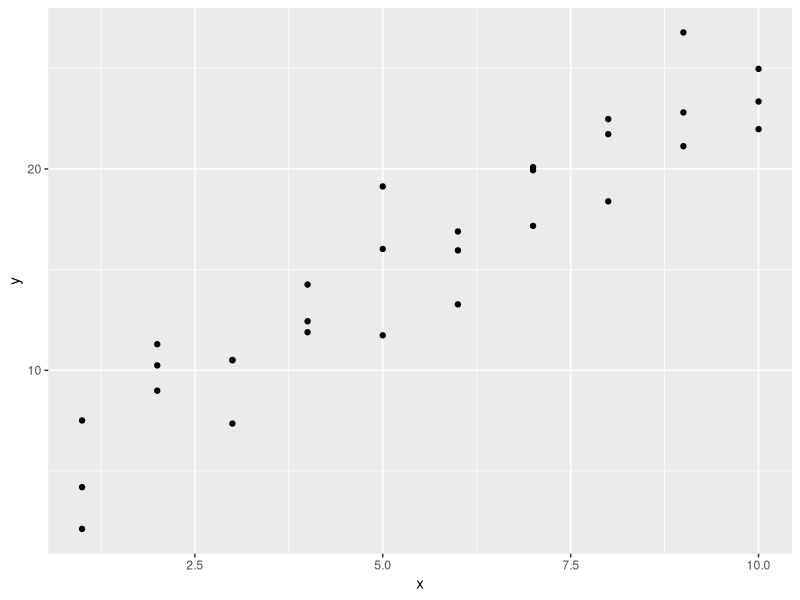
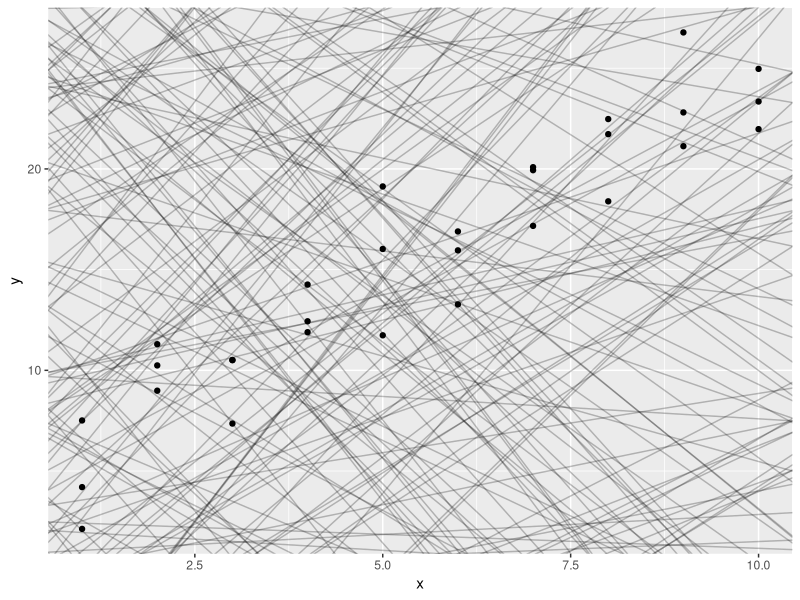
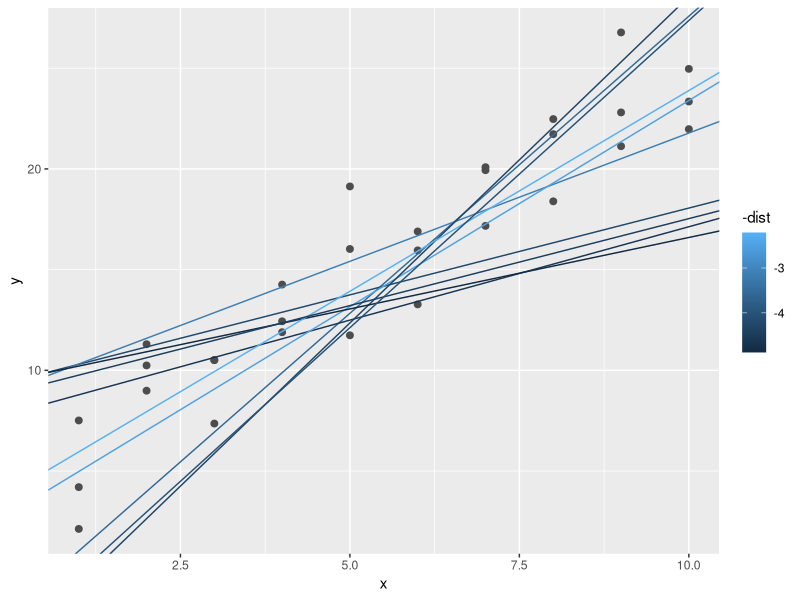
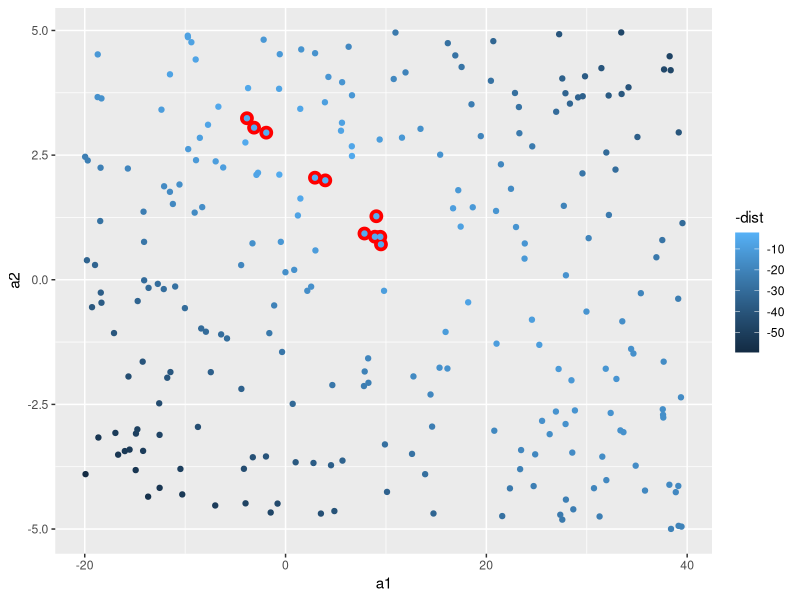
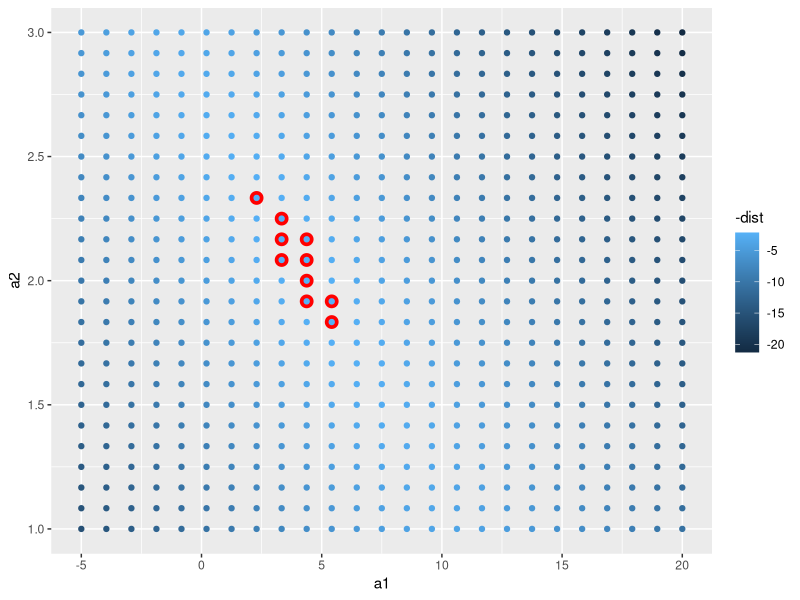
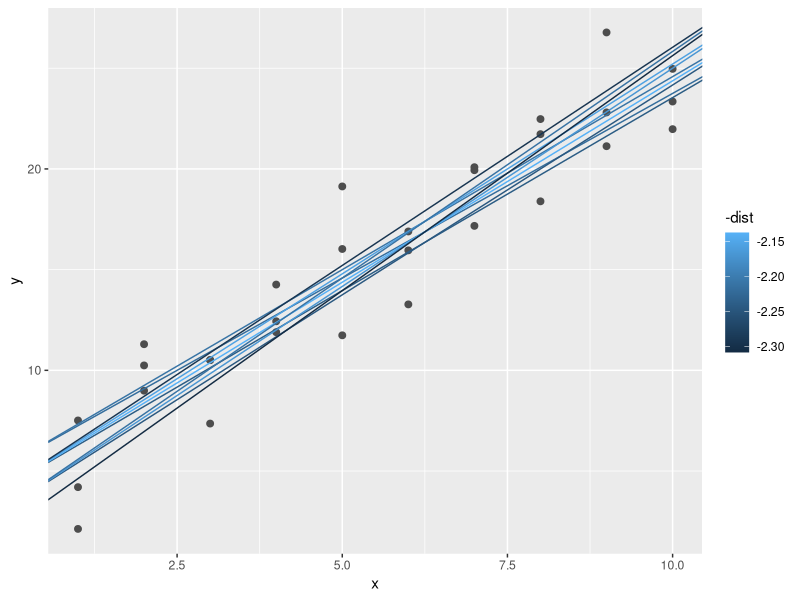
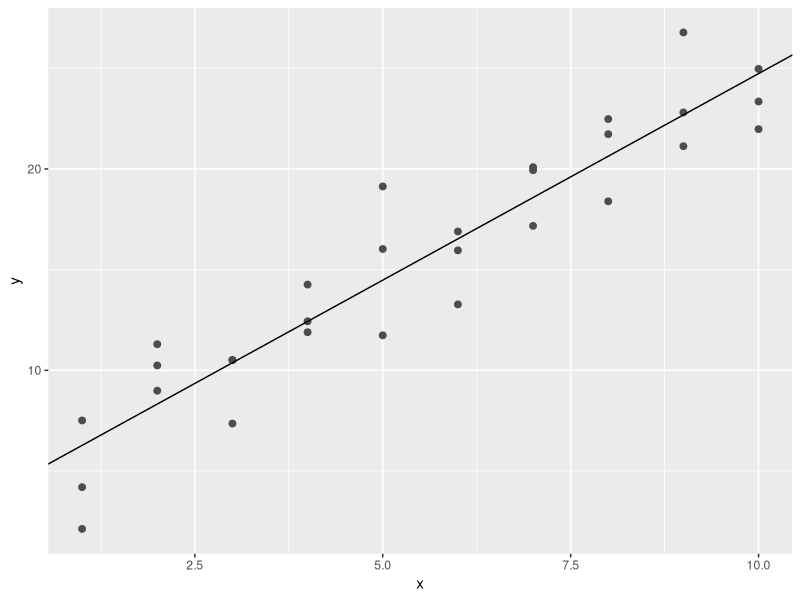
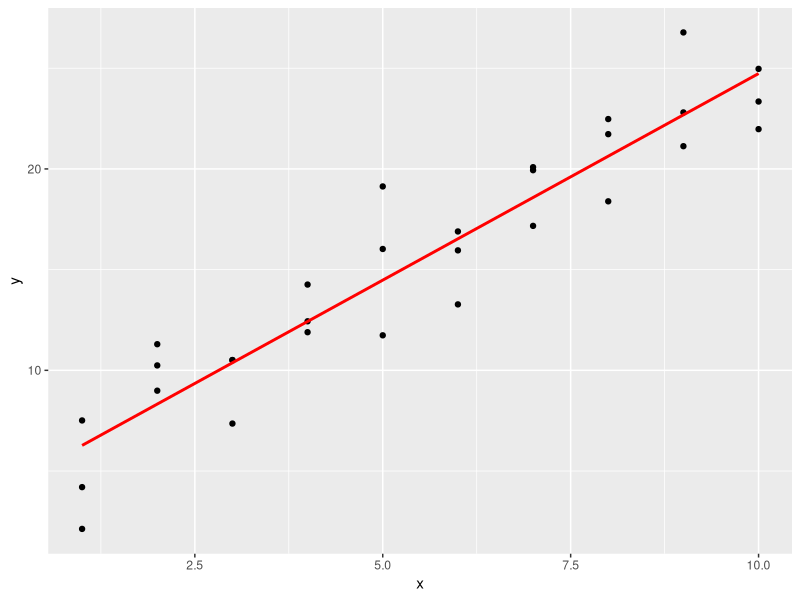

Generate these figures, in order, with R:
## ---- chunk 1
library(tidyverse)
library(modelr)
options(na.action = na.warn)

sim1

ggplot(sim1, aes(x, y)) +
  geom_point()
## ---- chunk 2
models <- tibble(
  a1 = runif(250, -20, 40),
  a2 = runif(250, -5, 5)
)

ggplot(sim1, aes(x, y)) +
  geom_abline(aes(intercept = a1, slope = a2), data = models, alpha = 1/4) +
  geom_point()
## ---- chunk 3
model1 <- function(a, data) {
  a[1] + data$x * a[2]
}
model1(c(7, 1.5), sim1)
## ---- chunk 4
measure_distance <- function(mod, data) {
  diff <- data$y - model1(mod, data)
  sqrt(mean(diff ^ 2))
}
measure_distance(c(7, 1.5), sim1)
## ---- chunk 5
sim1_dist <- function(x1, x2) {
  measure_distance(c(x1, x2), sim1)
}

models <- models %>% 
  mutate(dist = purrr::map2_dbl(a1, a2, sim1_dist))
models
## ---- chunk 6
ggplot(sim1, aes(x, y)) + 
  geom_point(size = 2, colour = "grey30") + 
  geom_abline(
    aes(intercept = a1, slope = a2, colour = -dist), 
    data = filter(models, rank(dist) <= 10)
  )
## ---- chunk 7
ggplot(models, aes(a1, a2)) +
  geom_point(data = filter(models, rank(dist) <= 10), size = 4, colour = "red") +
  geom_point(aes(colour = -dist))
## ---- chunk 8
grid <- expand.grid(
  a1 = seq(-5, 20, length = 25),
  a2 = seq(1, 3, length = 25)
  ) %>%
  mutate(dist = purrr::map2_dbl(a1, a2, sim1_dist))

grid %>%
  ggplot(aes(a1, a2)) +
  geom_point(data = filter(grid, rank(dist) <= 10), size = 4, colour = "red") +
  geom_point(aes(colour = -dist))
## ---- chunk 9
ggplot(sim1, aes(x, y)) + 
  geom_point(size = 2, colour = "grey30") + 
  geom_abline(
    aes(intercept = a1, slope = a2, colour = -dist), 
    data = filter(grid, rank(dist) <= 10)
  )
## ---- chunk 10
best <- optim(c(0, 0), measure_distance, data = sim1)
best$par
#> [1] 4.22 2.05

ggplot(sim1, aes(x, y)) + 
  geom_point(size = 2, colour = "grey30") + 
  geom_abline(intercept = best$par[1], slope = best$par[2])
## ---- chunk 11
sim1_mod <- lm(y ~ x, data = sim1)
coef(sim1_mod)
## ---- chunk 12
grid <- sim1 %>% 
  data_grid(x) 
grid
## ---- chunk 13
grid <- grid %>% 
  add_predictions(sim1_mod) 
grid
## ---- chunk 14
ggplot(sim1, aes(x)) +
  geom_point(aes(y = y)) +
  geom_line(aes(y = pred), data = grid, colour = "red", size = 1)
## ---- chunk 15
sim1 <- sim1 %>% 
  add_residuals(sim1_mod)
sim1
## ---- chunk 16
ggplot(sim1, aes(resid)) + 
  geom_freqpoly(binwidth = 0.5)
sum(sim1$resid)
## ---- chunk 17
ggplot(sim1, aes(x, resid)) + 
  geom_ref_line(h = 0) +
  geom_point()
## ---- chunk 18
df <- tribble(
  ~y, ~x1, ~x2,
  4, 2, 5,
  5, 1, 6
)
model_matrix(df, y ~ x1)
## ---- chunk 19
df <- tribble(
  ~ sex, ~ response,
  "male", 1,
  "female", 2,
  "male", 1
)
model_matrix(df, response ~ sex)
## ---- chunk 20
sim2
ggplot(sim2) + 
  geom_point(aes(x, y))
mod2 <- lm(y ~ x, data = sim2)

grid <- sim2 %>% 
  data_grid(x) %>% 
  add_predictions(mod2)
grid
## ---- chunk 21
ggplot(sim2, aes(x)) + 
  geom_point(aes(y = y)) +
  geom_point(data = grid, aes(y = pred), colour = "red", size = 4)
## ---- chunk 22
sim3
ggplot(sim3, aes(x1, y)) + 
  geom_point(aes(colour = x2))
## ---- chunk 23
mod1 <- lm(y ~ x1 + x2, data = sim3)
mod2 <- lm(y ~ x1 * x2, data = sim3)
## ---- chunk 24
grid <- sim3 %>% 
  data_grid(x1, x2) %>% 
  gather_predictions(mod1, mod2)
grid
## ---- chunk 25
ggplot(sim3, aes(x1, y, colour = x2)) + 
  geom_point() + 
  geom_line(data = grid, aes(y = pred)) + 
  facet_wrap(~ model)
## ---- chunk 26
sim3 <- sim3 %>% 
  gather_residuals(mod1, mod2)

ggplot(sim3, aes(x1, resid, colour = x2)) + 
  geom_point() + 
  facet_grid(model ~ x2)
## ---- chunk 27
sim4
mod1 <- lm(y ~ x1 + x2, data = sim4)
mod2 <- lm(y ~ x1 * x2, data = sim4)

grid <- sim4 %>% 
  data_grid(
    x1 = seq_range(x1, 5), 
    x2 = seq_range(x2, 5) 
  ) %>% 
  gather_predictions(mod1, mod2)
grid
## ---- chunk 28
ggplot(grid, aes(x1, x2)) + 
  geom_tile(aes(fill = pred)) + 
  facet_wrap(~ model)
## ---- chunk 29
ggplot(grid, aes(x1, pred, colour = x2, group = x2)) +
  geom_line() +
  facet_wrap(~ model)
ggplot(grid, aes(x2, pred, colour = x1, group = x1)) + 
  geom_line() +
  facet_wrap(~ model)
## ---- chunk 30
ggplot(grid, aes(x1, pred, colour = x2)) +
  geom_line() +
  facet_wrap(~ model)
ggplot(grid, aes(x1, pred, colour = x2)) +
  geom_point() +
  facet_wrap(~ model)
ggplot(grid, aes(x1, pred, group = x2)) +
  geom_line() +
  facet_wrap(~ model)
## ---- chunk 31
df <- tribble(
  ~y, ~x,
   1,  1,
   2,  2, 
   3,  3
)
library(splines)
model_matrix(df, y ~ ns(x, 2))
## ---- chunk 32
sim5 <- tibble(
  x = seq(0, 3.5 * pi, length = 50),
  y = 4 * sin(x) + rnorm(length(x))
)

ggplot(sim5, aes(x, y)) +
  geom_point()
## ---- chunk 33
mod1 <- lm(y ~ ns(x, 1), data = sim5)
mod2 <- lm(y ~ ns(x, 2), data = sim5)
mod3 <- lm(y ~ ns(x, 3), data = sim5)
mod4 <- lm(y ~ ns(x, 4), data = sim5)
mod5 <- lm(y ~ ns(x, 5), data = sim5)

grid <- sim5 %>% 
  data_grid(x = seq_range(x, n = 50, expand = 0.1)) %>% 
  gather_predictions(mod1, mod2, mod3, mod4, mod5, .pred = "y")

ggplot(sim5, aes(x, y)) + 
  geom_point() +
  geom_line(data = grid, colour = "red") +
  facet_wrap(~ model)
## ---- chunk 34
df <- tribble(
  ~x, ~y,
  1, 2.2,
  2, NA,
  3, 3.5,
  4, 8.3,
  NA, 10
)

mod <- lm(y ~ x, data = df)
## ---- chunk 35
mod <- lm(y ~ x, data = df, na.action = na.exclude)
## ---- chunk 36
nobs(mod)
